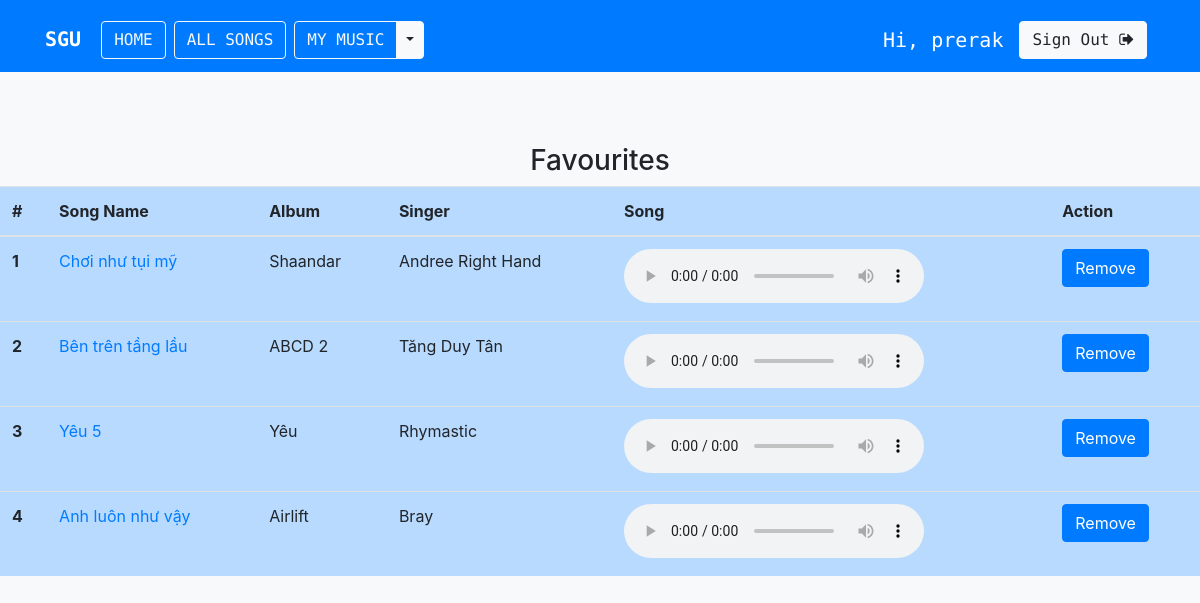
The app's page /favourite/ (signed in) with its own data.
### musicapp/models.py (models this page shows)
class Song(models.Model):
    Language_Choice = (
              ('English', 'English'),
              ('Vietnamese', 'Vietnamese'),
          )
    name = models.CharField(max_length=200)
    album = models.CharField(max_length=200)
    language = models.CharField(max_length=20,choices=Language_Choice,default='Vietnamese')
    song_img = models.FileField()
    year = models.IntegerField()
    singer = models.CharField(max_length=200)
    song_file = models.FileField()
    def __str__(self):
        return self.name

### musicapp/views.py (the view)
# urls.py: path('favourite/', views.favourite, name='favourite'),
def favourite(request):
    songs = Song.objects.filter(favourite__user=request.user, favourite__is_fav=True).distinct()
    print(f'songs: {songs}')
    if request.method == "POST":
        song_id = list(request.POST.keys())[1]
        favourite_song = Favourite.objects.filter(user=request.user, song__id=song_id, is_fav=True)
        favourite_song.delete()
        messages.success(request, "Removed from favourite!")
    context = {'songs': songs}
    return render(request, 'musicapp/favourite.html', context=context)

### templates/musicapp/favourite.html (shortened to what this page needs)
{% extends 'base.html' %}
{% load socialaccount %}
{% block body %}
<br>
<br>
<br>
<center>
  <h3>Favourites</h3>
</center>
<table class="table table-hover table-primary">
  <thead>
    <tr>
      <th scope="col">#</th>
      <th scope="col">Song Name</th>
      <th scope="col">Album</th>
      <th scope="col">Singer</th>
      <th scope="col">Song</th>
      <th scope="col">Action</th>
    </tr>
  </thead>
  <tbody>
    {% if songs %}
    {% for song in songs %}
    <tr>
      <th scope="row">{{forloop.counter}}</th>
      <td><a href="{% url 'detail' song.id %}">{{song.name}}</a></td>
      <td>{{song.album}}</td>
      <td>{{song.singer}}</td>
      <td>
        <audio controls>
          <source src="{{ song.song_file.url }}" type="audio/mpeg">
        </audio>
      </td>
      <td>
        <form method="post">
          <input class="btn btn-primary" type="submit" value="Remove" name={{song.id}}>
        </form>
      </td>
    </tr>
    {% endfor %}
    {% endif %}
  </tbody>
</table>
{% endblock body %}

### templates/base.html (shortened to what this page needs)
{% load static %}
<!doctype html>
<html lang="en">
<head>
  <link rel="stylesheet" href="https://maxcdn.bootstrapcdn.com/bootstrap/4.0.0/css/bootstrap.min.css"
>
  <link rel="stylesheet" href="https://stackpath.bootstrapcdn.com/font-awesome/4.7.0/css/font-awesome.min.css"
>
  <link href="{% static 'musicapp/css/musicplayer.css' %}" rel="stylesheet">
</head>
<body class="bg-light">
  <nav class="navbar navbar-expand-md navbar-primary bg-primary">
    <div class="container">
      <h1><a href="{% url 'index' %}" class="navbar-brand">
          <strong style="color:white">SGU</strong></a></h1>
      <div class="collapse navbar-collapse">
        <a href="{% url 'index' %}" class="btn btn-outline-light mt-2 mx-1">HOME</a>
        <a href="{% url 'all_songs' %}" class="btn btn-outline-light mt-2 mx-1">ALL SONGS</a>
        {% if request.user.is_active %}
        <div class="btn-group mt-2 mx-1">
          <a type="button" href="{% url 'mymusic' %}" class="btn btn-outline-light">MY MUSIC</a>
          <button type="button" class="btn btn-light dropdown-toggle dropdown-toggle-split" data-toggle="dropdown"
            aria-haspopup="true" aria-expanded="false">
          </button>
        </div>
        {% endif %}
      </div>
      <div class="collapse navbar-collapse justify-content-end" id="navbar">
        {% if request.user.is_active %}
        <h5 class="text-white mt-3 mx-2">Hi, {{ request.user.username }}</h5>
        <a href="{% url 'logout' %}" class="btn btn-light mt-2 mx-2"> Sign Out <i class="fa fa-sign-out"
            aria-hidden="true"></i></a>
        {% else %}
        <a href="{% url 'login' %}" class="btn btn-light mt-2 mx-2"><i class="fa fa-sign-in" aria-hidden="true"></i>
          Sign In</a>
        <a href="{% url 'signup' %}" class="btn btn-light mt-2 mx-2"><i class="fa fa-user-plus" aria-hidden="true"></i>
          Sign Up</a>
        {% endif %}
      </div>
    </div>
  </nav>
  {% block body %}
  {% endblock body %}
  <br>
  <br>
  <br>
</body>
</html>

### templates/base.html (style rules this page uses)
.navbar { font-family: 'Source Code Pro', monospace; }
html { position: relative; min-height: 100%; }
body { margin-bottom: 0px; }

### records on screen
Song: name "Chơi như tụi mỹ", album "Shaandar", singer "Andree Right Hand"
Song: name "Bên trên tầng lầu", album "ABCD 2", singer "Tăng Duy Tân"
Song: name "Yêu 5", album "Yêu", singer "Rhymastic"
Song: name "Anh luôn như vậy", album "Airlift", singer "Bray"

### other values on screen
{{ request.user.username }} "prerak"
